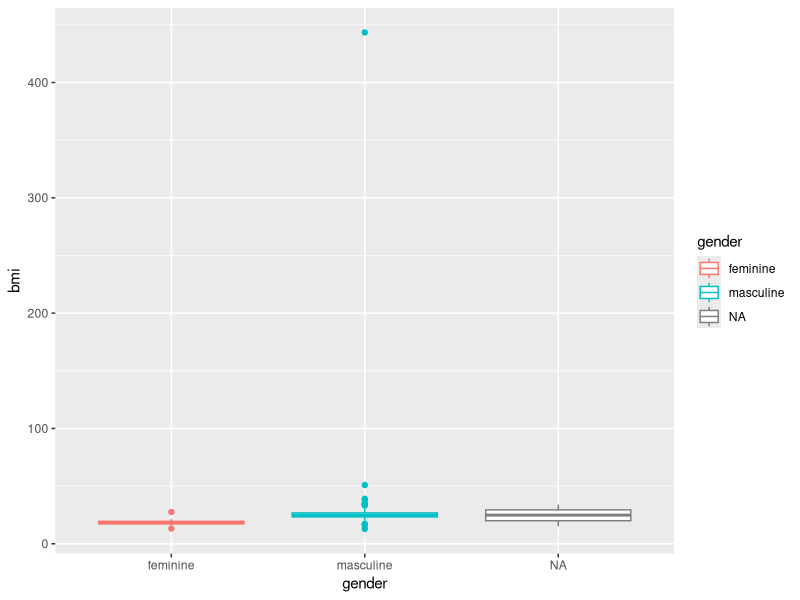

R code for this plot:
# Title     : TODO
# Objective : TODO
# Created by: Oğuz
# Created on: 20.11.2020
installed.packages("tidyverse")
library(tidyverse)
starwars

#1
library(tidyverse)
starwars


 starwars %>%
  group_by(homeworld) %>%
  summarize(n_distinct(species)) %>%
  arrange(desc(homeworld))

#2
starwars %>%
  group_by(lengths(films),name)  %>%
  summarize(films)  %>%
  arrange(desc(films))

#3
starwars %>%
  group_by(species) %>%
  summarise(avg = mean(mass, na.rm=TRUE)) %>%
  arrange(avg)

starwars %>%
  group_by(species) %>%
  summarise(avg = mean(height, na.rm=TRUE)) %>%
  arrange(avg)

#4
starwars_new_character <- add_row(starwars,name ="Oguzhansolo", height = 1.80, mass= 74, hair_color=" black", skin_color= "brown", eye_color= "brown",
                            birth_year = 1999, sex =" male", gender = "masculine" , homeworld="Earth",species="HUman",
                            films=NA, vehicles=NA, starships=NA)

   view(starwars_new_character)


#5


dataset_bmi<- data.frame(starwars,bmi = starwars$mass/(starwars$height/100)^2) #I used this dataset in 7th question

new_dataset<-dataset_bmi %>%
  select(bmi,name,mass,height,species,hair_color,skin_color,eye_color,sex,gender)
#6



new_dataset <-new_dataset %>%
    mutate(underweight = (bmi < 18.5),
           healty = (18.5 < bmi) & (bmi < 24.99),
           overweight =(25.0 < bmi) & (bmi < 29.99),
           obese = (bmi > 30)) %>%
  select(species,underweight,healty,overweight,obese)


speciesweight <- new_dataset %>% group_by(species,underweight,healty,overweight,obese) %>% tally() #Counts for species whether they are underweight or healthy etc.

#7

ggplot(data= dataset_bmi,mapping = aes(x=gender, y=bmi,color=gender)) +
  geom_boxplot()


